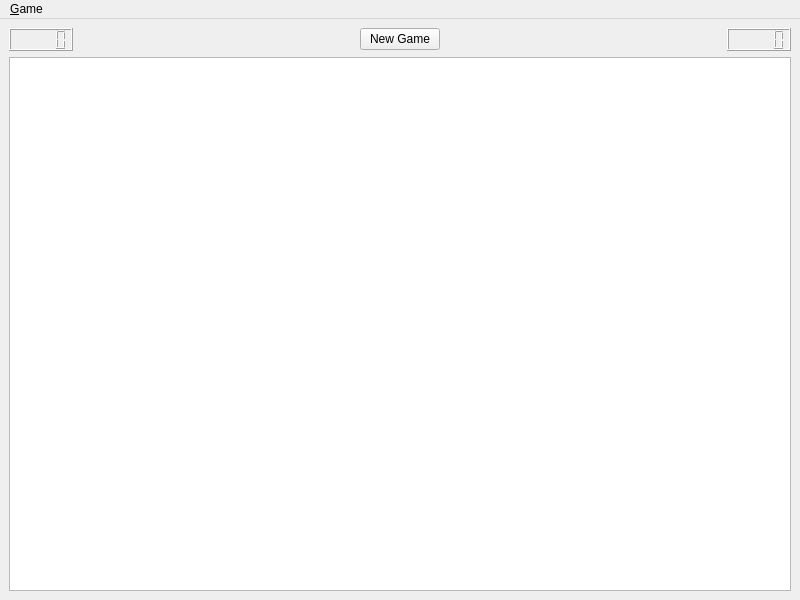
<?xml version="1.0" encoding="UTF-8"?>
<ui version="4.0">
 <class>Minesweeper</class>
 <widget class="QMainWindow" name="Minesweeper">
  <property name="geometry">
   <rect>
    <x>0</x>
    <y>0</y>
    <width>800</width>
    <height>600</height>
   </rect>
  </property>
  <property name="windowTitle">
   <string>Minesweeper</string>
  </property>
  <widget class="QWidget" name="centralwidget">
   <layout class="QVBoxLayout" name="verticalLayout">
    <item>
     <layout class="QHBoxLayout" name="horizontalLayout">
      <item>
       <widget class="QLCDNumber" name="FlagCount"/>
      </item>
      <item>
       <spacer name="horizontalSpacer">
        <property name="orientation">
         <enum>Qt::Horizontal</enum>
        </property>
        <property name="sizeHint" stdset="0">
         <size>
          <width>40</width>
          <height>20</height>
         </size>
        </property>
       </spacer>
      </item>
      <item>
       <widget class="QPushButton" name="NewGameButton">
        <property name="text">
         <string>New Game</string>
        </property>
       </widget>
      </item>
      <item>
       <spacer name="horizontalSpacer_2">
        <property name="orientation">
         <enum>Qt::Horizontal</enum>
        </property>
        <property name="sizeHint" stdset="0">
         <size>
          <width>40</width>
          <height>20</height>
         </size>
        </property>
       </spacer>
      </item>
      <item>
       <widget class="QLCDNumber" name="Stopwatch"/>
      </item>
     </layout>
    </item>
    <item>
     <widget class="QTableView" name="Minefiled">
      <property name="defaultDropAction">
       <enum>Qt::IgnoreAction</enum>
      </property>
      <property name="selectionMode">
       <enum>QAbstractItemView::NoSelection</enum>
      </property>
      <property name="selectionBehavior">
       <enum>QAbstractItemView::SelectItems</enum>
      </property>
      <property name="textElideMode">
       <enum>Qt::ElideMiddle</enum>
      </property>
      <attribute name="horizontalHeaderVisible">
       <bool>false</bool>
      </attribute>
      <attribute name="verticalHeaderVisible">
       <bool>false</bool>
      </attribute>
     </widget>
    </item>
   </layout>
  </widget>
  <widget class="QMenuBar" name="menubar">
   <property name="geometry">
    <rect>
     <x>0</x>
     <y>0</y>
     <width>800</width>
     <height>22</height>
    </rect>
   </property>
   <widget class="QMenu" name="menu_Game">
    <property name="title">
     <string>&amp;Game</string>
    </property>
    <addaction name="action_New_Game"/>
    <addaction name="separator"/>
    <addaction name="action_Exit"/>
   </widget>
   <addaction name="menu_Game"/>
  </widget>
  <action name="action_New_Game">
   <property name="text">
    <string>&amp;New Game</string>
   </property>
  </action>
  <action name="action_Exit">
   <property name="text">
    <string>&amp;Exit</string>
   </property>
  </action>
 </widget>
 <resources/>
 <connections>
  <connection>
   <sender>action_Exit</sender>
   <signal>triggered()</signal>
   <receiver>Minesweeper</receiver>
   <slot>close()</slot>
   <hints>
    <hint type="sourcelabel">
     <x>-1</x>
     <y>-1</y>
    </hint>
    <hint type="destinationlabel">
     <x>399</x>
     <y>299</y>
    </hint>
   </hints>
  </connection>
 </connections>
</ui>
